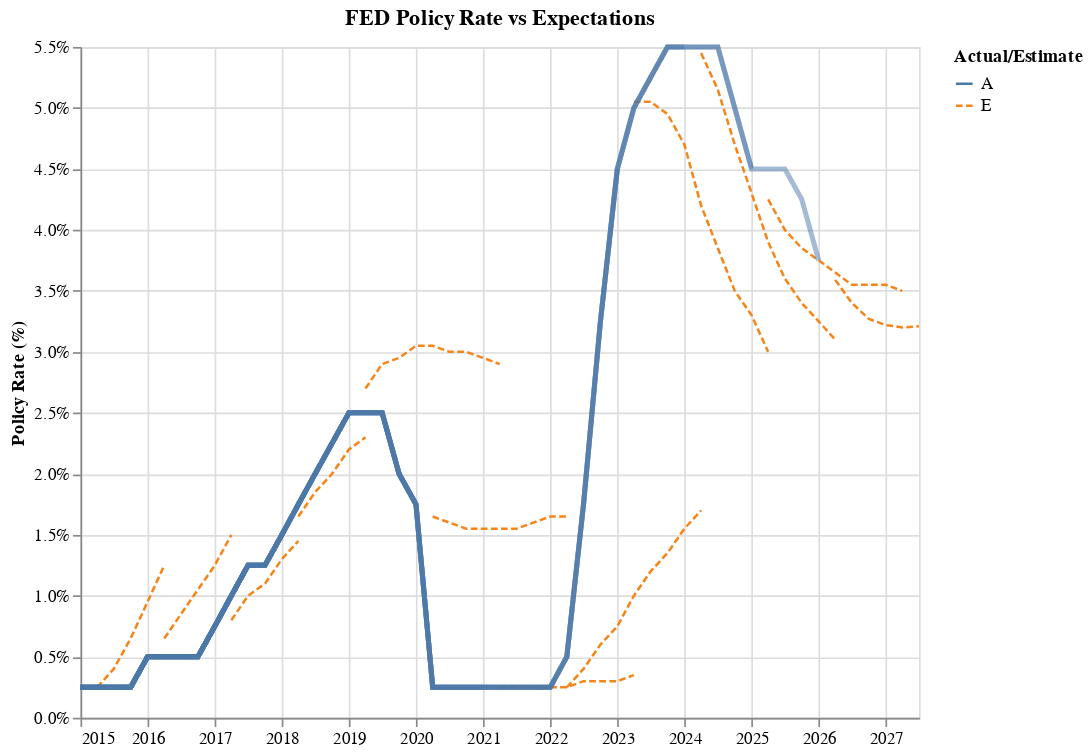

The cell this chart's notebook holds for it:
### Markdown cell above
# Historical FED Policy Rates vs Expectations
© 2026 Jim Domeij & Marek Ozana

This chart reconstructs how expectations for the Fed funds rate evolved over time. Each line is a year-end snapshot (`AS_OF_DATE`) of Bloomberg’s median economist path for future policy rates, shown alongside realized settings. Solid segments indicate historical (actual) policy rates, while dashed segments show the forecast that was in place on that snapshot date.

### Code cell
import json
from pathlib import Path

import altair as alt

alt.renderers.set_embed_options(actions=False)
chart_file = Path("docs/examples/macro") / "fed-history-hero.json"
with open(chart_file) as f:
    spec = json.load(f)
alt.Chart.from_dict(spec)

### Figure 1 — Vega-Lite specification as saved in the notebook (floating-point values rounded to 4 significant figures; data arrays with more than 128 entries replaced by an {"elided": "..."} marker saying what was removed)
{"config": {"view": {"continuousWidth": 300, "continuousHeight": 300}}, "data": {"name": "data-61dedf83083e032bf435bdc41aa53f71"}, "mark": {"type": "line"}, "datasets": {"data-61dedf83083e032bf435bdc41aa53f71": {"elided": "612 records"}}, "encoding": {"color": {"field": "ACT_EST_DATA", "title": "Actual/Estimate", "type": "nominal"}, "detail": {"field": "AS_OF_DATE", "type": "nominal"}, "opacity": {"condition": {"test": "(datum.ACT_EST_DATA === 'A')", "value": 0.5}, "value": 1}, "size": {"condition": {"test": "(datum.ACT_EST_DATA === 'A')", "value": 3}, "value": 1.5}, "strokeDash": {"field": "ACT_EST_DATA", "title": "Actual/Estimate", "type": "nominal"}, "tooltip": [{"field": "ID", "type": "nominal"}, {"field": "PERIOD_REFERENCE_DATE", "type": "temporal"}, {"field": "AS_OF_DATE", "type": "temporal"}, {"field": "#policy_rate", "type": "quantitative"}, {"field": "ACT_EST_DATA", "type": "nominal"}], "x": {"field": "PERIOD_REFERENCE_DATE", "title": null, "type": "temporal"}, "y": {"axis": {"format": "%"}, "field": "pr", "title": "Policy Rate (%)", "type": "quantitative"}}, "height": 400, "title": "FED Policy Rate vs Expectations", "width": 500, "$schema": "https://vega.github.io/schema/vega-lite/v6.1.0.json"}
